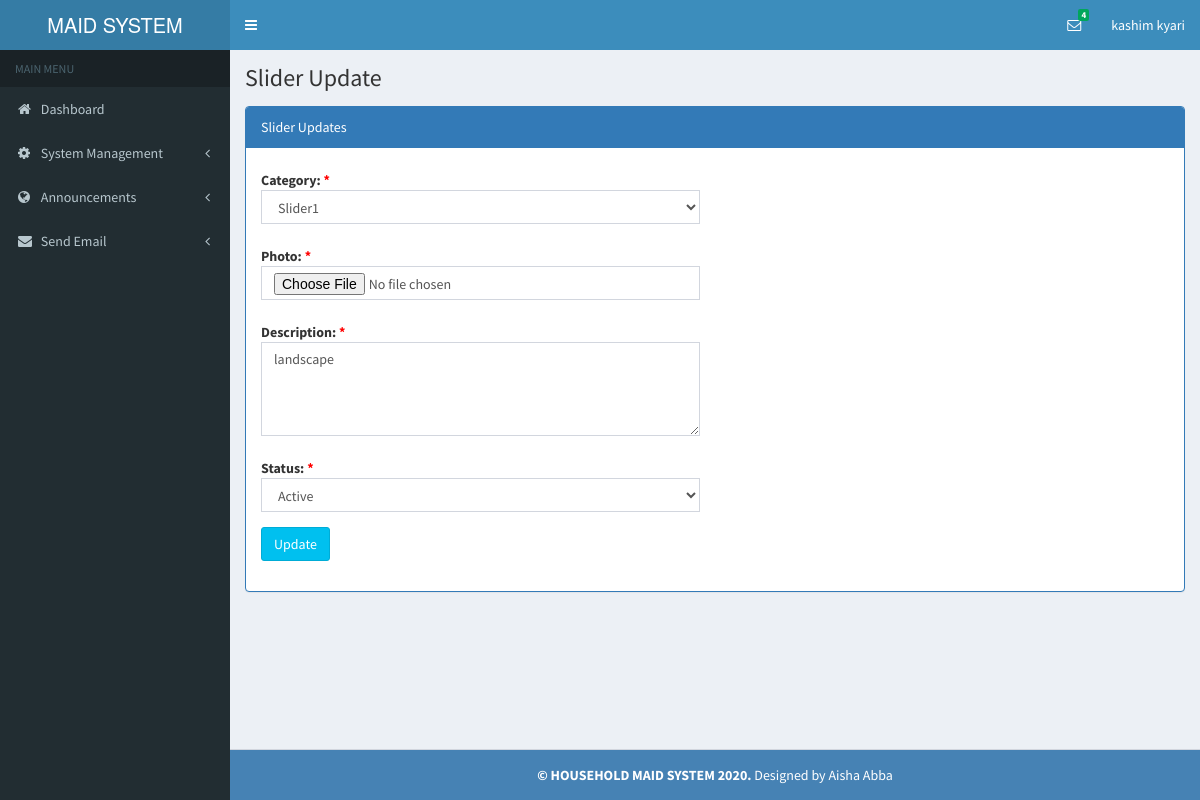
The page /admin/edit_sliders?user_id=1 (signed in) on the database its author committed.
### tables this page shows
CREATE TABLE `accounts` (
  `fname` varchar(255) NOT NULL,
  `lname` varchar(255) NOT NULL,
  `id_number` int(255) NOT NULL,
  `email` varchar(255) NOT NULL,
  `phone` varchar(255) NOT NULL,
  `address` varchar(255) NOT NULL,
  `town` varchar(255) NOT NULL,
  `password` varchar(255) NOT NULL,
  `role_id` varchar(255) NOT NULL
);

CREATE TABLE `sliders` (
  `id` int(11) NOT NULL,
  `category` text NOT NULL,
  `photo` blob NOT NULL,
  `description` text NOT NULL,
  `date` date NOT NULL DEFAULT current_timestamp(),
  `status` text NOT NULL
);

### admin/edit_sliders.php (the view, shortened to what this page needs)
<?php require_once('/../dbconnect.php');
$id = $_GET['user_id'];
if($id !=""){
    $pic_edit=mysqli_query($conn,"SELECT * FROM sliders WHERE id='$id' LIMIT 1");
    $row_edit=mysqli_fetch_assoc($pic_edit);
}
else{
    header('Location: gallery.php');
}
?>
<?php require_once('include/header.php'); ?>
<?php require_once('include/sidebar.php');  ?>
<div class="content-wrapper">
    <section class="content-header">
        <h1>
            Slider Update   <small></small>
        </h1>
    </section>
    <section class="content">
        <div class="panel panel-primary">
            <div class="panel-heading">Slider Updates</div>
            <div class="panel-body">
                <div class="row">
                    <div class="col-xs-6">
                        <form method="post" id="register12" class="form-horizontal" role="form" enctype="multipart/form-data">
                            <div class="col-md-12">
                                <div class="form-group">
                                    <label for="Price" class="control-label">Category: <span class="required">*</span></label>
                                    <select class="form-control" required="required" id="category" name="category">
                                        <option value="<?php echo $row_edit['category'];?>"><?php echo $row_edit['category'];?></option>
                                    </select>
                                </div>
                                <div class="form-group">
                                    <label for="Photo" class="control-label">Photo: <span class="required">*</span></label>
                                    <input type="file" name="photo" class="form-control" value="<?php echo $row_edit['photo'];?>" required="required" placeholder="Photo">
                                </div>
                                <div class="form-group">
                                    <label for="Price" class="control-label">Description: <span class="required">*</span></label>
                                    <textarea class="form-control" type="text" rows="4" name="description" required="required" placeholder="Slider Description"><?php echo $row_edit['description'];?></textarea>
                                </div>
                                <div class="form-group">
                                    <label for="status" class="control-label">Status:  <span class="required">*</span></label>
                                    <select class="form-control" required="required" id="status" name="status">
                                        <option value="<?php echo $row_edit['status'];?>"><?php echo $row_edit['status'];?></option>
                                    </select>
                                </div>
                                <div class="form-group">
                                    <button type="submit" class="btn btn-info" name="submit">Update</button>
                                </div>
                            </div>
                        </form>
                    </div>
                </div>
            </div>
        </div>
    </section>
</div>
<?php require_once('include/footer.php'); ?>

### admin/include/header.php (shortened to what this page needs)
<?php
require_once('../dbconnect.php');
$role=  $_SESSION['role_session'];
if(!isset($_SESSION['admin'])  && $role!=1)
{
        header("Location:../login.php");
}
else{
    $session_id= $_SESSION['admin'];
    $query=$conn->query("SELECT * FROM accounts WHERE email='$session_id'");
    $row=$query->fetch_array();
    $fname=$row['fname'];
    $lname=$row['lname'];
}
    ?>
<!DOCTYPE html>
<html>
  <head>
    <link rel="stylesheet" href="../assets/bootstrap/css/bootstrap.min.css">
      <link rel="stylesheet" href="../assets/swal2/sweetalert2.min.css">
    <link rel="stylesheet" href="../assets/css/font-awesome.min.css">
    <link rel="stylesheet" href="../assets/css/ionicons.min.css">
    <link rel="stylesheet" href="../assets/css/AdminLTE.min.css">
    <link rel="stylesheet" href="../assets/css/skins/_all-skins.min.css">
      <link href="../assets/modal-effect/css/component.css" rel="stylesheet">
    <link rel="stylesheet" href="../assets/plugins/datepicker/datepicker3.css">
    <link rel="stylesheet" href="../assets/plugins/daterangepicker/daterangepicker-bs3.css">
    <link href="../assets/elibrary/fileinput/css/fileinput.css " media="all" rel="stylesheet" type="text/css" />
    <link href="../assets/elibrary/modal/css/bootstrap-modal.css" media="all" rel="stylesheet" type="text/css" />
    <link href="../assets/elibrary/css/li-scroller.css" media="all" rel="stylesheet" type="text/css" />
    <link href="../assets/elibrary/plugins/dataTables/dataTables.bootstrap.css " media="all" rel="stylesheet" type="text/css" />
   </head>
   <body class="hold-transition skin-blue sidebar-mini">
    <div class="wrapper">
      <header class="main-header">
        <a href="index" class="logo">
          <span class="logo-lg">MAID SYSTEM</span>
        </a>
        <nav class="navbar navbar-static-top" role="navigation">
          <a href="#" class="sidebar-toggle" data-toggle="offcanvas" role="button">
          </a>
          <div class="navbar-custom-menu">
            <ul class="nav navbar-nav">
                <li class="dropdown messages-menu">
                <a href="#" class="dropdown-toggle" data-toggle="dropdown">
                  <i class="fa fa-envelope-o"></i>
                    <?php
                    $stmt=$conn->query("SELECT * FROM inquiries");
                    $count=mysqli_num_rows($stmt);
                    ?>
                  <span class="label label-success"><?php echo $count; ?></span>
                </a>
              </li>
              <li class="dropdown user user-menu">
                <a href="#" class="dropdown-toggle" data-toggle="dropdown">
                  <span class="hidden-xs"><?php echo $fname;   ?></span>
                  <span class="hidden-xs"><?php echo $lname;   ?></span>
                </a>
              </li>
            </ul>
          </div>
        </nav>
      </header>

### admin/edit_sliders.php (style rules this page uses)
.required,.error { color: red; }

### rows shown on the page
accounts: fname "kashim", lname "kyari"
sliders: category "Slider1", description "landscape", status "Active"

### other values the page prints
$count "4"
